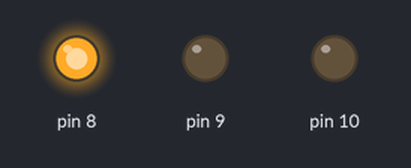
Recording of a sketch running on a simulated Arduino Uno, built with avr-gcc and run on an emulated ATmega328P. Parts: output pins drawn as LEDs (lit = HIGH).

Above: at 2.5 s.
At 6.0 s:
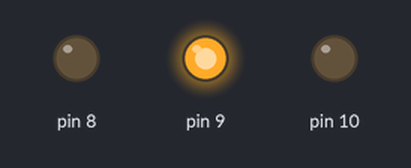
At 9.5 s:
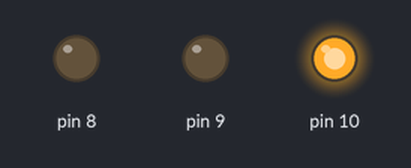
Timing chart, 0 to 15.6 s (numbered marks = the images above):
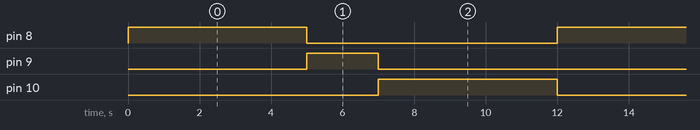

Measured:
- by itself, pin 8, pin 10: alternates HIGH for 5.0 s and LOW for 7.0 s
- by itself, pin 9: alternates HIGH for 2.0 s and LOW for 10.0 s
- by itself, everything shown: repeats every 12.0 s, in 4 steps

The sketch:

Feu_Tricolor.ino
```cpp
int ledVerte=8 ,ledJaune=9 , ledRouge=10;
void setup() {
pinMode(10,OUTPUT);
pinMode(9,OUTPUT);
pinMode(8,OUTPUT);

}

void loop() {
  // Lampe Verte
digitalWrite(8,HIGH);
delay(5000);
digitalWrite(8,LOW);

// Lampe Jaune
digitalWrite(9,HIGH);
delay(2000);
digitalWrite(9,LOW);

// Lampe Rouge
digitalWrite(10,HIGH);
delay(5000);
digitalWrite(10,LOW);

}
```
